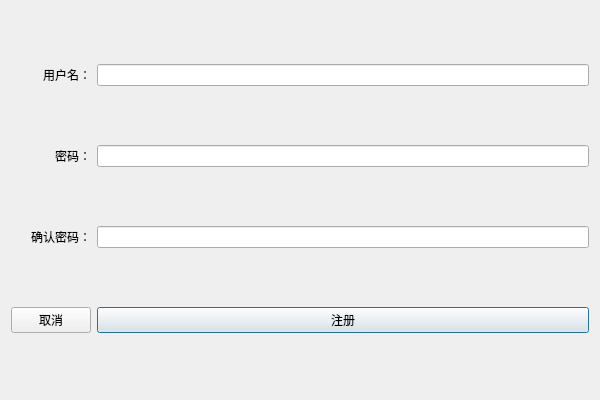
<?xml version="1.0" encoding="UTF-8"?>
<ui version="4.0">
 <class>RegisterWindow</class>
 <widget class="QDialog" name="RegisterWindow">
  <property name="geometry">
   <rect>
    <x>0</x>
    <y>0</y>
    <width>600</width>
    <height>400</height>
   </rect>
  </property>
  <property name="minimumSize">
   <size>
    <width>600</width>
    <height>400</height>
   </size>
  </property>
  <property name="maximumSize">
   <size>
    <width>600</width>
    <height>400</height>
   </size>
  </property>
  <property name="windowTitle">
   <string>注册</string>
  </property>
  <layout class="QGridLayout" name="gridLayout">
   <item row="1" column="0">
    <widget class="QLabel" name="label_2">
     <property name="text">
      <string>密码：</string>
     </property>
     <property name="alignment">
      <set>Qt::AlignRight|Qt::AlignTrailing|Qt::AlignVCenter</set>
     </property>
    </widget>
   </item>
   <item row="0" column="1">
    <widget class="QLineEdit" name="usernameLineEdit"/>
   </item>
   <item row="1" column="1">
    <widget class="QLineEdit" name="passwordLineEdit">
     <property name="echoMode">
      <enum>QLineEdit::Password</enum>
     </property>
    </widget>
   </item>
   <item row="2" column="0">
    <widget class="QLabel" name="label_3">
     <property name="text">
      <string>确认密码：</string>
     </property>
     <property name="alignment">
      <set>Qt::AlignRight|Qt::AlignTrailing|Qt::AlignVCenter</set>
     </property>
    </widget>
   </item>
   <item row="0" column="0">
    <widget class="QLabel" name="label">
     <property name="text">
      <string>用户名：</string>
     </property>
     <property name="alignment">
      <set>Qt::AlignRight|Qt::AlignTrailing|Qt::AlignVCenter</set>
     </property>
    </widget>
   </item>
   <item row="2" column="1">
    <widget class="QLineEdit" name="password2LineEdit">
     <property name="echoMode">
      <enum>QLineEdit::Password</enum>
     </property>
    </widget>
   </item>
   <item row="3" column="1">
    <widget class="QPushButton" name="registerPushButton">
     <property name="text">
      <string>注册</string>
     </property>
    </widget>
   </item>
   <item row="3" column="0">
    <widget class="QPushButton" name="cancelPushButton">
     <property name="text">
      <string>取消</string>
     </property>
    </widget>
   </item>
  </layout>
 </widget>
 <resources/>
 <connections/>
</ui>
